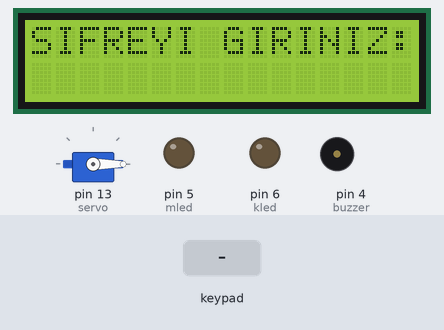
The sketch below on a simulated Arduino Uno, built with avr-gcc and run on an emulated ATmega328P. Shown: servo, 16×2 character LCD, output pins drawn as LEDs (lit = HIGH), buzzer (waves = sounding, pin HIGH). Inputs (shaded band) come from the test bench.

Above: at 3.2 s.
3.3 s: keypad keys 1 9 0 3 pressed 0.4 s apart
At 5.9 s:
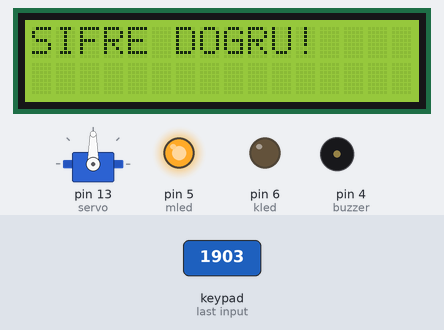
6.4 s: keypad keys 1 3 9 7 pressed 0.4 s apart
At 8.7 s:
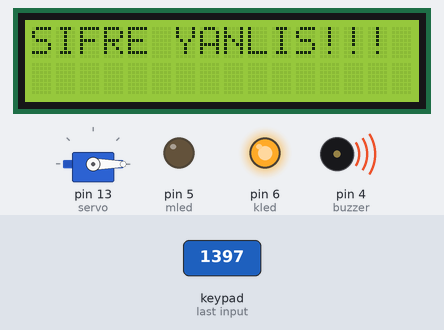
11.0 s: key '1' pressed
At 12.3 s:
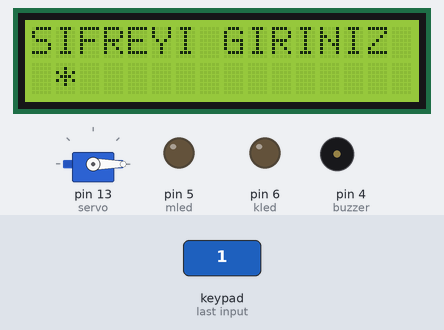
12.6 s: key '4' pressed
At 13.4 s:
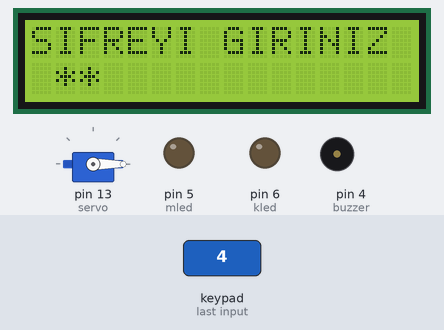
Timing chart, 0 to 15.2 s (numbered marks = the images above; inputs shaded):
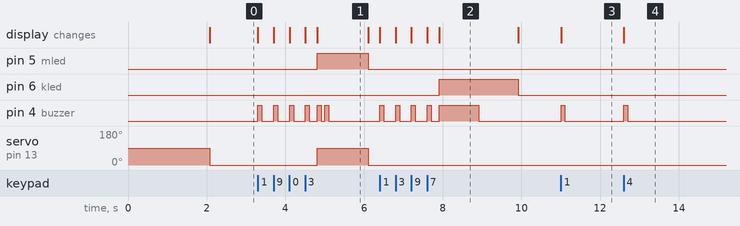

The sketch:

keypad__ifreli_lapi.ino
```cpp
#include<Keypad.h>
#include <LiquidCrystal.h>
#include<Servo.h>
Servo servo;
#define mled 5
#define kled 6
#define buzzer 4

LiquidCrystal lcd(12, 11, 10, 9, 8, 7);

const byte satir = 4;
const byte sutun = 4;
char sifre[4] = {'1', '9', '0', '3'}; //şifre belirliyoruz
char sifre1[4];  //tuş takımında tıkacağımız şifre
char tus;
int i = 0;
char tus_takimi[4][4] = {
  {'1', '4', '7', '*'},
  {'2', '5', '8', '0'},
  {'3', '6', '9', '#'},
  {'A', 'B', 'C', 'D'}
};

byte satir_pins[4] = {A0, A1, A2, A3};  //Satır pinlerinin bağlantı yerleri
byte sutun_pins[4] = {A4, A5, 3, 2};    //Sütun pinlerinin bağlantı yerleri

Keypad tuss_takimi = Keypad(makeKeymap(tus_takimi), satir_pins, sutun_pins, 4, 4);  // Keypad kütüphanesindeki özel kod
void setup() {
  servo.attach(13);
  pinMode(mled, OUTPUT);
  pinMode(buzzer, OUTPUT);
  pinMode(kled, OUTPUT);

  lcd.begin(16, 2);
  lcd.clear();
  lcd.setCursor(1, 0);
  lcd.print("ARDUINO BEY");


  lcd.clear();
  lcd.setCursor(0, 0);
  lcd.print("Arduino Bey");
  lcd.setCursor(0, 1);
  lcd.print("SIFRELI KAPI");
  delay(2000);
  lcd.clear();
  lcd.setCursor(0, 0);
  lcd.print("SIFREYI GIRINIZ:");
}

void loop() {
  servo.write(0);

digitalWrite(kled,LOW);
digitalWrite(mled,LOW);
  tus = tuss_takimi.getKey();  // Tuş takımını tıkladığımızda getKey anahtarı alır

  if (tus)   //eğer tuş varsa
  {
    sifre1[i++] = tus;  //

    lcd.setCursor(i, 1);
    lcd.print("*");   // * Bu karakteri kullandım, böylece ekranda yazdığım şifreler başkasından görülemeyecek
    digitalWrite(buzzer,HIGH);
delay(100);
digitalWrite(buzzer,LOW);
  }

  if (i == 4)
  { delay(200);
    char sifre[4] = {'1', '9', '0', '3'}; //Varsayılan şifre

    if ((strncmp(sifre1, sifre, 4) == 0))   // Bu şifreleri karşılaştırarak ilk önce 4 elemanı doğruysa işlem aşağıdaki gibi olacaktır
    {
      lcd.clear();
      lcd.setCursor(0, 0);
      servo.write(90);
      lcd.print("SIFRE DOGRU!");
      digitalWrite(mled, HIGH);
      digitalWrite(kled, LOW);
      digitalWrite(buzzer, HIGH);
      delay(100);
      digitalWrite(buzzer, LOW);
      delay(100);
      digitalWrite(buzzer, HIGH);
      delay(100);
      digitalWrite(buzzer, LOW);
      delay(1000);
      lcd.clear();
      lcd.setCursor(0, 0);
      lcd.print("SIFREYI GIRINIZ");
      i = 0;
    }

    else
    {
        servo.write(0);
      lcd.clear();
      lcd.setCursor(0, 0);
      lcd.print("SIFRE YANLIS!!!");
      digitalWrite(mled, LOW);
      digitalWrite(kled, HIGH);
      digitalWrite(buzzer, HIGH);
      delay(1000);
      digitalWrite(buzzer, LOW);
      delay(1000);
      lcd.clear();
      lcd.setCursor(0, 0);
      lcd.print("SIFREYI GIRINIZ");
      i = 0;
    }
  }
}
```

Measured:
- after the input at 3.3 s, pin 5 (mled): LOW → HIGH after 1.5 s, → LOW 1.3 s later; pin 4 (buzzer): goes 3 × (HIGH 0.10 s, LOW 0.30 s), HIGH 0.10 s, LOW 0.20 s, HIGH 0.10 s, LOW 0.10 s, HIGH 0.10 s, then LOW, starting at once; servo on pin 13 (servo): 0° → 90° after 1.5 s, → 0° 1.3 s later; the display: first changes at once (image 1 shows a later state)
- after the input at 6.4 s, pin 6 (kled): LOW → HIGH after 1.5 s, → LOW 2.0 s later; pin 4 (buzzer): goes 3 × (HIGH 0.10 s, LOW 0.30 s), HIGH 0.10 s, LOW 0.20 s, HIGH 1.0 s, then LOW, starting at once; the display: first changes at once (image 2 shows a later state)
- after the input at 11.0 s, pin 4 (buzzer): LOW → HIGH at once, → LOW 0.10 s later; the display: changes at once (image 3)
- after the input at 12.6 s, pin 4 (buzzer): LOW → HIGH at once, → LOW 0.10 s later; the display: changes at once (image 4)
- what the display in image 1 shows lasts 1.3 s, from 4.8 s to 6.1 s
- what the display in image 2 shows lasts 2.0 s, from 7.9 s to 9.9 s
